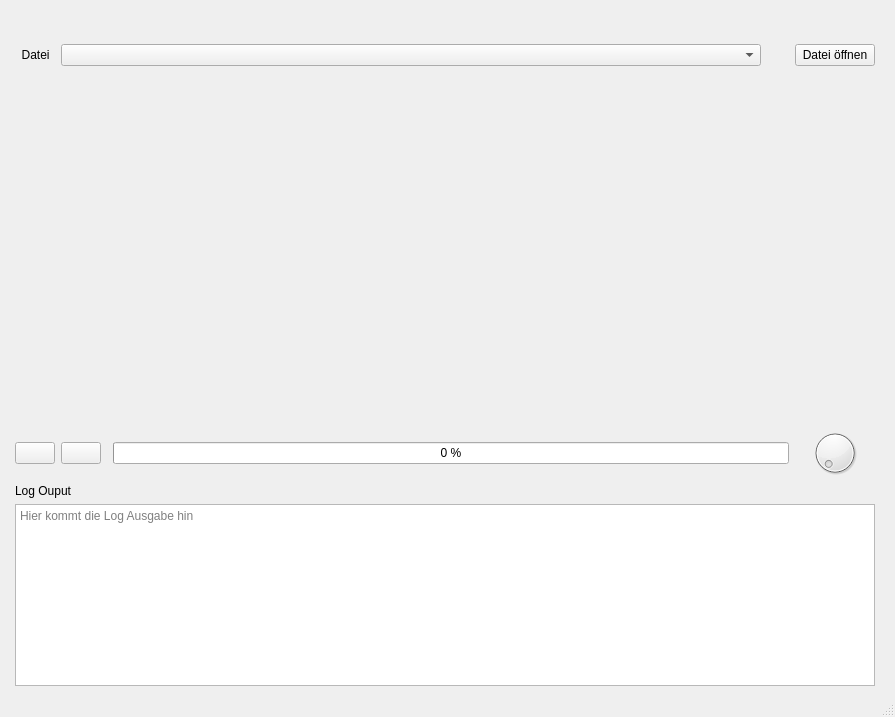
<?xml version="1.0" encoding="UTF-8"?>
<ui version="4.0">
 <class>MainWindow</class>
 <widget class="QMainWindow" name="MainWindow">
  <property name="geometry">
   <rect>
    <x>0</x>
    <y>0</y>
    <width>895</width>
    <height>717</height>
   </rect>
  </property>
  <property name="windowTitle">
   <string>Midi DSP Steuersoftware</string>
  </property>
  <widget class="QWidget" name="centralwidget">
   <layout class="QGridLayout" name="gridLayout">
    <item row="1" column="0">
     <layout class="QGridLayout" name="gridLayout_2">
      <item row="1" column="4">
       <spacer name="verticalSpacer_4">
        <property name="orientation">
         <enum>Qt::Vertical</enum>
        </property>
        <property name="sizeType">
         <enum>QSizePolicy::Fixed</enum>
        </property>
        <property name="sizeHint" stdset="0">
         <size>
          <width>20</width>
          <height>5</height>
         </size>
        </property>
       </spacer>
      </item>
      <item row="4" column="4">
       <layout class="QHBoxLayout" name="horizontalLayout">
        <property name="spacing">
         <number>4</number>
        </property>
        <item>
         <widget class="QProgressBar" name="progressBar">
          <property name="minimumSize">
           <size>
            <width>100</width>
            <height>0</height>
           </size>
          </property>
          <property name="value">
           <number>0</number>
          </property>
          <property name="format">
           <string>%p %</string>
          </property>
         </widget>
        </item>
       </layout>
      </item>
      <item row="2" column="5" alignment="Qt::AlignHCenter">
       <widget class="QPushButton" name="buttonOpenFile">
        <property name="text">
         <string>Datei öffnen</string>
        </property>
       </widget>
      </item>
      <item row="7" column="1" colspan="5">
       <widget class="QTextEdit" name="logOutput">
        <property name="contextMenuPolicy">
         <enum>Qt::NoContextMenu</enum>
        </property>
        <property name="lineWidth">
         <number>2</number>
        </property>
        <property name="placeholderText">
         <string>Hier kommt die Log Ausgabe hin</string>
        </property>
       </widget>
      </item>
      <item row="4" column="1">
       <widget class="QPushButton" name="buttonPlay">
        <property name="sizePolicy">
         <sizepolicy hsizetype="Fixed" vsizetype="Fixed">
          <horstretch>0</horstretch>
          <verstretch>0</verstretch>
         </sizepolicy>
        </property>
        <property name="minimumSize">
         <size>
          <width>0</width>
          <height>0</height>
         </size>
        </property>
        <property name="baseSize">
         <size>
          <width>0</width>
          <height>0</height>
         </size>
        </property>
        <property name="toolTip">
         <string>Shortcut &lt;p&gt;</string>
        </property>
        <property name="text">
         <string/>
        </property>
        <property name="icon">
         <iconset>
          <normaloff>icons/play.png</normaloff>icons/play.png</iconset>
        </property>
        <property name="iconSize">
         <size>
          <width>32</width>
          <height>32</height>
         </size>
        </property>
        <property name="shortcut">
         <string>P</string>
        </property>
       </widget>
      </item>
      <item row="3" column="0" colspan="7">
       <widget class="QWidget" name="midoVisualizerWidget" native="true">
        <property name="minimumSize">
         <size>
          <width>600</width>
          <height>350</height>
         </size>
        </property>
        <property name="maximumSize">
         <size>
          <width>16777215</width>
          <height>400</height>
         </size>
        </property>
       </widget>
      </item>
      <item row="2" column="2" colspan="3">
       <widget class="QComboBox" name="cbMidiFile">
        <property name="sizePolicy">
         <sizepolicy hsizetype="Fixed" vsizetype="Fixed">
          <horstretch>0</horstretch>
          <verstretch>0</verstretch>
         </sizepolicy>
        </property>
        <property name="minimumSize">
         <size>
          <width>700</width>
          <height>0</height>
         </size>
        </property>
        <property name="layoutDirection">
         <enum>Qt::LeftToRight</enum>
        </property>
       </widget>
      </item>
      <item row="2" column="1">
       <widget class="QLabel" name="label">
        <property name="minimumSize">
         <size>
          <width>40</width>
          <height>0</height>
         </size>
        </property>
        <property name="text">
         <string>  Datei</string>
        </property>
       </widget>
      </item>
      <item row="4" column="2">
       <widget class="QPushButton" name="buttonStop">
        <property name="sizePolicy">
         <sizepolicy hsizetype="Fixed" vsizetype="Fixed">
          <horstretch>0</horstretch>
          <verstretch>0</verstretch>
         </sizepolicy>
        </property>
        <property name="toolTip">
         <string>Shortcut &lt;s&gt;</string>
        </property>
        <property name="text">
         <string/>
        </property>
        <property name="icon">
         <iconset>
          <normaloff>icons/stop.png</normaloff>icons/stop.png</iconset>
        </property>
        <property name="iconSize">
         <size>
          <width>32</width>
          <height>32</height>
         </size>
        </property>
        <property name="shortcut">
         <string comment="s">S</string>
        </property>
       </widget>
      </item>
      <item row="6" column="1" colspan="4">
       <widget class="QLabel" name="label_2">
        <property name="lineWidth">
         <number>2</number>
        </property>
        <property name="text">
         <string>Log Ouput</string>
        </property>
       </widget>
      </item>
      <item row="4" column="5" alignment="Qt::AlignHCenter">
       <widget class="QDial" name="adjustVolume">
        <property name="sizePolicy">
         <sizepolicy hsizetype="Minimum" vsizetype="Minimum">
          <horstretch>0</horstretch>
          <verstretch>0</verstretch>
         </sizepolicy>
        </property>
        <property name="minimumSize">
         <size>
          <width>50</width>
          <height>50</height>
         </size>
        </property>
        <property name="maximumSize">
         <size>
          <width>50</width>
          <height>50</height>
         </size>
        </property>
        <property name="layoutDirection">
         <enum>Qt::LeftToRight</enum>
        </property>
        <property name="orientation">
         <enum>Qt::Horizontal</enum>
        </property>
       </widget>
      </item>
      <item row="2" column="6">
       <spacer name="horizontalSpacer_2">
        <property name="orientation">
         <enum>Qt::Horizontal</enum>
        </property>
        <property name="sizeType">
         <enum>QSizePolicy::Fixed</enum>
        </property>
        <property name="sizeHint" stdset="0">
         <size>
          <width>5</width>
          <height>20</height>
         </size>
        </property>
       </spacer>
      </item>
     </layout>
    </item>
    <item row="3" column="0">
     <spacer name="verticalSpacer">
      <property name="orientation">
       <enum>Qt::Vertical</enum>
      </property>
      <property name="sizeHint" stdset="0">
       <size>
        <width>20</width>
        <height>5</height>
       </size>
      </property>
     </spacer>
    </item>
    <item row="0" column="0">
     <spacer name="verticalSpacer_3">
      <property name="orientation">
       <enum>Qt::Vertical</enum>
      </property>
      <property name="sizeHint" stdset="0">
       <size>
        <width>20</width>
        <height>40</height>
       </size>
      </property>
     </spacer>
    </item>
   </layout>
  </widget>
  <widget class="QStatusBar" name="statusBar"/>
  <action name="actionExit">
   <property name="text">
    <string>Exit</string>
   </property>
  </action>
 </widget>
 <resources/>
 <connections/>
</ui>
